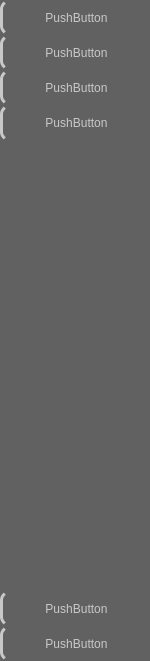
         <widget class="QWidget" name="Meau_WT" native="true">
          <property name="geometry">
           <rect>
            <x>0</x>
            <y>0</y>
            <width>150</width>
            <height>661</height>
           </rect>
          </property>
          <property name="maximumSize">
           <size>
            <width>150</width>
            <height>16777215</height>
           </size>
          </property>
          <property name="styleSheet">
           <string notr="true">QWidget{

	background-color: rgba(97, 97, 97, 255);
}
QPushButton{
	font: 17pt &quot;仿宋&quot;;
	color:rgba(200, 200,200, 255);
	border-left:3px solid rgba(200, 200, 200, 255);
	border-radius:9px;
}
QPushButton:hover{
	border-left:7px solid #ffd194;
	background-color:qlineargradient(spread:pad, x1:0, y1:1, x2:1, y2:1, stop:0 rgba(255, 255, 255, 50), stop:1 rgba(255, 255, 255, 0))
	}
QPushButton:pressed{
	border-left:7px solid #ffd194;
	background-color:rgba(0,0,0,40);
	border-bottom-right-radius:0px;
	border-top-right-radius:0px;
	}</string>
          </property>
          <layout class="QVBoxLayout" name="verticalLayout_2">
           <property name="spacing">
            <number>0</number>
           </property>
           <property name="leftMargin">
            <number>0</number>
           </property>
           <property name="topMargin">
            <number>0</number>
           </property>
           <property name="rightMargin">
            <number>0</number>
           </property>
           <property name="bottomMargin">
            <number>0</number>
           </property>
           <item>
            <widget class="QPushButton" name="pushButton_4">
             <property name="maximumSize">
              <size>
               <width>150</width>
               <height>70</height>
              </size>
             </property>
             <property name="text">
              <string>PushButton</string>
             </property>
            </widget>
           </item>
           <item>
            <widget class="QPushButton" name="pushButton_5">
             <property name="maximumSize">
              <size>
               <width>150</width>
               <height>70</height>
              </size>
             </property>
             <property name="text">
              <string>PushButton</string>
             </property>
            </widget>
           </item>
           <item>
            <widget class="QPushButton" name="pushButton_6">
             <property name="maximumSize">
              <size>
               <width>150</width>
               <height>70</height>
              </size>
             </property>
             <property name="text">
              <string>PushButton</string>
             </property>
            </widget>
           </item>
           <item>
            <widget class="QPushButton" name="pushButton_7">
             <property name="maximumSize">
              <size>
               <width>150</width>
               <height>70</height>
              </size>
             </property>
             <property name="text">
              <string>PushButton</string>
             </property>
            </widget>
           </item>
           <item>
            <spacer name="horizontalSpacer_6">
             <property name="orientation">
              <enum>Qt::Vertical</enum>
             </property>
             <property name="sizeType">
              <enum>QSizePolicy::Fixed</enum>
             </property>
             <property name="sizeHint" stdset="0">
              <size>
               <width>20</width>
               <height>150</height>
              </size>
             </property>
            </spacer>
           </item>
           <item>
            <spacer name="horizontalSpacer_5">
             <property name="orientation">
              <enum>Qt::Vertical</enum>
             </property>
             <property name="sizeType">
              <enum>QSizePolicy::Fixed</enum>
             </property>
             <property name="sizeHint" stdset="0">
              <size>
               <width>20</width>
               <height>150</height>
              </size>
             </property>
            </spacer>
           </item>
           <item>
            <spacer name="horizontalSpacer_4">
             <property name="orientation">
              <enum>Qt::Vertical</enum>
             </property>
             <property name="sizeType">
              <enum>QSizePolicy::Fixed</enum>
             </property>
             <property name="sizeHint" stdset="0">
              <size>
               <width>20</width>
               <height>150</height>
              </size>
             </property>
            </spacer>
           </item>
           <item>
            <widget class="QPushButton" name="pushButton_8">
             <property name="maximumSize">
              <size>
               <width>150</width>
               <height>70</height>
              </size>
             </property>
             <property name="text">
              <string>PushButton</string>
             </property>
            </widget>
           </item>
           <item>
            <widget class="QPushButton" name="pushButton_9">
             <property name="maximumSize">
              <size>
               <width>150</width>
               <height>70</height>
              </size>
             </property>
             <property name="text">
              <string>PushButton</string>
             </property>
            </widget>
           </item>
          </layout>
         </widget>
